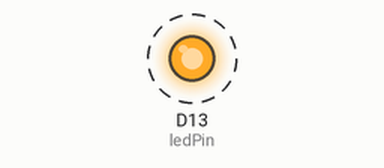
Recording of a sketch running on a simulated Arduino Nano 33 IoT. Shown: output pins drawn as LEDs (lit = HIGH). Dashed ring = blinking. Nothing arrives over Bluetooth unless stated; a phone connects over Bluetooth LE 3 s after start.

Above: at 0.05 s.
Timing chart, 0 to 3.0 s (numbered marks = the images above):
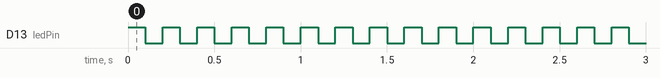

Measured:
- by itself, D13 (ledPin): alternates HIGH for 0.10 s and LOW for 0.10 s, 32 changes in all, then stays HIGH

The sketch:

multiperipheral.ino
```cpp
#include <ArduinoBLE.h>

BLEService device_service("19B10000-E8F2-537E-4F6C-D104768A1214"); // BLE Service

// BLE position Characteristic - custom 128-bit UUID, read and notify.
BLEUnsignedIntCharacteristic positionCharacteristic("19B10001-E8F2-537E-4F6C-D104768A1214", BLERead | BLENotify);

// pin to use for the built-in LED
const int ledPin = LED_BUILTIN;

// Variables
int16_t pos_giunto =0;
int i;

//Time variables
unsigned long previous_timer;
unsigned long timer;

void setup() {

  // set LED pin to output mode
  pinMode(ledPin, OUTPUT);

  // begin initialization
  if (!BLE.begin()) {
    while (1){
      //If BLE fails to start, lonk blink
      digitalWrite(ledPin, HIGH);
      delay(1000);
      digitalWrite(ledPin, LOW);
      delay(1000);
    }
  }
  else {
    digitalWrite(ledPin, HIGH);
  }
  //set connection interval to be the fastest possible (every 7.5ms)
  BLE.setConnectionInterval(6, 6);
  // set advertised local name and service UUID:
  BLE.setLocalName("Device_0");
  BLE.setAdvertisedService(device_service);

  // add the characteristic to the service
  device_service.addCharacteristic(positionCharacteristic);

  // add service
  BLE.addService(device_service);

  // set the initial value for the characeristic:
  positionCharacteristic.writeValue((uint16_t)0xAAAA);

  // start advertising
  BLE.advertise();

  //timer for sending new data every 7.5ms
  timer=7500;
}

void loop() {
  // listen for BLE peripherals to connect:
  // Fast blink when looking for central
  digitalWrite(ledPin, HIGH);
  delay(100);
  digitalWrite(ledPin, LOW);
  delay(100);
  digitalWrite(ledPin, HIGH);
  delay(100);
  digitalWrite(ledPin, LOW);
  delay(100);
  BLEDevice central = BLE.central();

  // if a central is connected to peripheral:
  if (central) {
    //Fixed on led when connected
    digitalWrite(ledPin, HIGH);

    //Inizialization
    previous_timer=micros();
    pos_giunto=0;

    // while the central is still connected to peripheral:
    while (central.connected()) {
      //Increase position variable of 1 every 7.5ms and send over bluetooth
      //At 2500 restart from 0;
      if (pos_giunto==2500) {
        pos_giunto=0;
      }
      if(micros() - previous_timer >= timer){
        pos_giunto++;
        positionCharacteristic.writeValue(pos_giunto);
        previous_timer = micros();
      }
    }
    //Central disconnected, turn off led
    digitalWrite(ledPin, LOW);
  }
}
```
